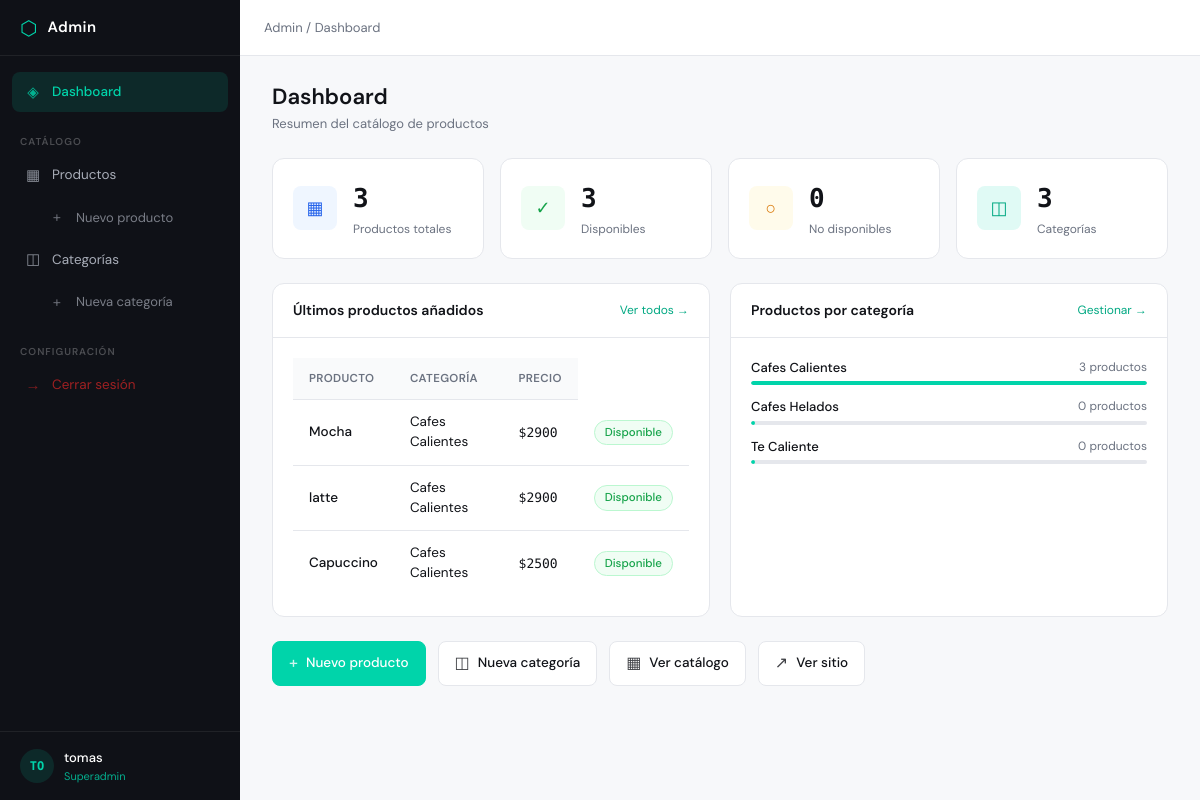
The page /admin-panel/ (signed in) on the database as committed earlier.
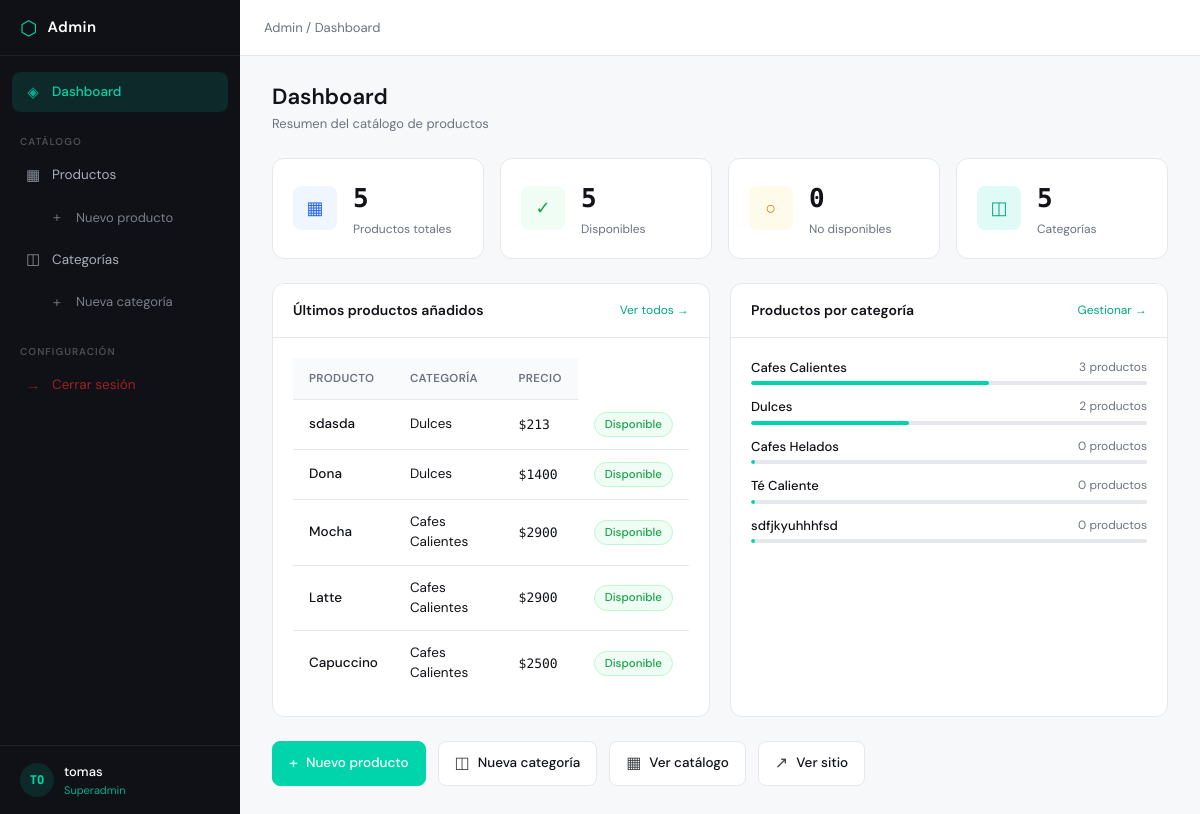
The same page on the database as committed later.
### catalogo/models.py (models this page shows, shortened)
class Producto(models.Model):
    nombre = models.CharField(max_length=200)
    descripcion = models.TextField()
    precio = models.IntegerField()
    stock = models.IntegerField()
    image = models.ImageField(upload_to='productos/', null=True, blank=True)
    categoria = models.ForeignKey(Categoria, on_delete=models.CASCADE, related_name='productos')

class Categoria(models.Model):
    nombre = models.CharField( max_length=100)
    image = models.ImageField(upload_to='categorias/', null=True, blank=True)

### admin_panel/views.py (the view)
# urls.py: path('', views.dashboard, name='dashboard'),
@admin_required
def dashboard(request):
    total_productos = Producto.objects.count()
    total_categorias = Categoria.objects.count()
    por_categoria = (
        Categoria.objects.annotate(num_productos=Count('productos'))
        .order_by('-num_productos')[:5]
    )
    ultimos_productos = Producto.objects.select_related('categoria').order_by('-id')[:5]
    context = {
        'total_productos': total_productos,
        'productos_activos': total_productos,  # no hay campo disponible
        'productos_inactivos': 0,
        'total_categorias': total_categorias,
        'valor_inventario': 0,
        'por_categoria': por_categoria,
        'ultimos_productos': ultimos_productos,
        'sin_stock': Producto.objects.filter(stock=0).count(),
    }
    return render(request, 'admin_panel/dashboard.html', context)

### catalogo/context_processors.py (called while the page is built)
def cantidad_carrito(request):
    total = 0
    if 'carrito' in request.session: # si ya hay un carrito
        for key, value in request.session['carrito'].items():
            total += value['cantidad'] # suma la cantidad de cada prod guardado
    return {'cantidad_carrito' : total} #envia la cantidad al html

### admin_panel/templates/admin_panel/dashboard.html (shortened to what this page needs)
{% extends 'admin_panel/base.html' %}
{% block breadcrumb %} / Dashboard{% endblock %}
{% block content %}
<div class="page-header">
  <h1 class="page-title">Dashboard</h1>
  <p class="page-subtitle">Resumen del catálogo de productos</p>
</div>
<div class="stats-grid">
  <div class="stat-card">
    <div class="stat-icon stat-icon--blue">▦</div>
    <div class="stat-body">
      <div class="stat-value">{{ total_productos }}</div>
      <div class="stat-label">Productos totales</div>
    </div>
  </div>
  <div class="stat-card">
    <div class="stat-icon stat-icon--green">✓</div>
    <div class="stat-body">
      <div class="stat-value">{{ productos_activos }}</div>
      <div class="stat-label">Disponibles</div>
    </div>
  </div>
  <div class="stat-card">
    <div class="stat-icon stat-icon--amber">○</div>
    <div class="stat-body">
      <div class="stat-value">{{ productos_inactivos }}</div>
      <div class="stat-label">No disponibles</div>
    </div>
  </div>
  <div class="stat-card">
    <div class="stat-icon stat-icon--teal">◫</div>
    <div class="stat-body">
      <div class="stat-value">{{ total_categorias }}</div>
      <div class="stat-label">Categorías</div>
    </div>
  </div>
</div>
<div class="dashboard-grid">
  <div class="card">
    <div class="card-header">
      <h2 class="card-title">Últimos productos añadidos</h2>
      <a href="{% url 'admin_panel:producto_lista' %}" class="card-link">Ver todos →</a>
    </div>
    <div class="card-body">
      {% if ultimos_productos %}
      <table class="table">
        <thead>
          <tr>
            <th>Producto</th>
            <th>Categoría</th>
            <th>Precio</th>
          </tr>
        </thead>
        <tbody>
          {% for p in ultimos_productos %}
          <tr>
            <td>
              <a href="{% url 'admin_panel:producto_editar' p.pk %}" class="table-link">
                {{ p.nombre }}
              </a>
            </td>
            <td>{{ p.categoria.nombre|default:"—" }}</td>
            <td class="num">${{ p.precio }}</td>
            <td>
              <span class="badge {% if p.stock > 0 %}badge--green{% else %}badge--gray{% endif %}">
                {% if p.stock > 0 %}Disponible{% else %}Sin stock{% endif %}
              </span>
            </td>
          </tr>
          {% endfor %}
        </tbody>
      </table>
      {% else %}
      <p class="empty-state">No hay productos aún. <a href="{% url 'admin_panel:producto_crear' %}">Crear el primero →</a></p>
      {% endif %}
    </div>
  </div>
  <div class="card">
    <div class="card-header">
      <h2 class="card-title">Productos por categoría</h2>
      <a href="{% url 'admin_panel:categoria_lista' %}" class="card-link">Gestionar →</a>
    </div>
    <div class="card-body">
      {% if por_categoria %}
      <div class="cat-list">
        {% for cat in por_categoria %}
        <div class="cat-row">
          <div class="cat-info">
            <span class="cat-name">{{ cat.nombre }}</span>
            <span class="cat-count">{{ cat.num_productos }} producto{% if cat.num_productos != 1 %}s{% endif %}</span>
          </div>
          <div class="cat-bar-wrap">
            <div class="cat-bar" style="width: {% widthratio cat.num_productos total_productos 100 %}%"></div>
          </div>
        </div>
        {% endfor %}
      </div>
      {% else %}
      <p class="empty-state">Sin categorías. <a href="{% url 'admin_panel:categoria_crear' %}">Crear una →</a></p>
      {% endif %}
    </div>
  </div>
</div>
<div class="quick-actions">
  <a href="{% url 'admin_panel:producto_crear' %}" class="quick-btn quick-btn--primary">
    <span class="quick-icon">+</span>
    <span>Nuevo producto</span>
  </a>
  <a href="{% url 'admin_panel:categoria_crear' %}" class="quick-btn">
    <span class="quick-icon">◫</span>
    <span>Nueva categoría</span>
  </a>
  <a href="{% url 'admin_panel:producto_lista' %}" class="quick-btn">
    <span class="quick-icon">▦</span>
    <span>Ver catálogo</span>
  </a>
  <a href="/" class="quick-btn" target="_blank">
    <span class="quick-icon">↗</span>
    <span>Ver sitio</span>
  </a>
</div>
{% endblock %}

Rows that differ between the two databases and show on the page:
added Producto: nombre "sdasda", categoria.nombre "Dulces", precio "213", stock "Disponible"
added Producto: nombre "Dona", categoria.nombre "Dulces", precio "1400", stock "Disponible"
changed Producto: nombre "latte" → "Latte"
added Categoria: nombre "Dulces", num_productos "2"
changed Categoria: nombre "Te Caliente" → "Té Caliente"
added Categoria: nombre "sdfjkyuhhhfsd", num_productos "0"
Other text that changed with them:
{{ total_productos }}: "3" → "5"
{{ productos_activos }}: "3" → "5"
{{ total_categorias }}: "3" → "5"
